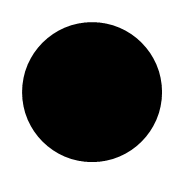
#> input picture 2x1 Basic Problem Images/2x1BasicProblem01/1.png, 184 x 184 px; the run also reads 1 picture not shown here
$ python Main_v2.py   (older library calls are emulated)
#> lines starting #> are read from the running program, lines starting #| are printed output that depends on the picture; after the words box and inside, x2 and y2 are one past the last pixel; in counts of white or black regions, pixels touching at a corner belong together
### Object.py
# -*- coding: utf-8 -*-
"""
Created on Wed Feb 14 17:14:02 2018

@author: Kathy
"""

#represents one object within matrix (i.e. X, Y, Z, etc.)
class Object:

    def __init__(self, name):
        self.name=name
        self.attributes={}

    def getName(self):
        return self.name

    def getAttributes(self):
        return self.attributes

### ImageDetector.py
# -*- coding: utf-8 -*-
"""
Created on Thu Mar  1 18:05:07 2018
@author: Kathy
"""
import cv2
import math
import numpy as np
from scipy.spatial import distance as dist
from collections import OrderedDict
from skimage.measure import structural_similarity as ssim

class ImageDetector:
    def __init__(self):
        # initialize the colors dictionary, containing the color
		# name as the key and the RGB tuple as the value
        colors = OrderedDict({
			"black": (0, 0, 0),
			"white": (255, 255, 255)})

		# allocate memory for the L*a*b* image, then initialize
		# the color names list
        self.lab = np.zeros((len(colors), 1, 3), dtype="uint8")
        self.colorNames = []

		# loop over the colors dictionary
        for (i, (name, rgb)) in enumerate(colors.items()):
			# update the L*a*b* array and the color names list
            self.lab[i] = rgb
            self.colorNames.append(name)

		# convert the L*a*b* array from the RGB color space
		# to L*a*b*
        self.lab = cv2.cvtColor(self.lab, cv2.COLOR_RGB2LAB)

    def detectShape(self, contour):
        shape = "unknown"
        perimeter = cv2.arcLength(contour, True)
        vertices = cv2.approxPolyDP(contour, 0.04*perimeter, True)
        #print("vertices = " + str(len(vertices)))
        # if the shape is a triangle, it will have 3 vertices
        if len(vertices) == 3:
            shape = "triangle"

		# if the shape has 4 vertices, it is either a square or a rectangle
        elif len(vertices) == 4:
			# compute the bounding box of the contour and use the bounding box to compute the aspect ratio
            (x, y, w, h) = cv2.boundingRect(vertices)
            ar = w / float(h)

			# a square will have an aspect ratio that is approximately equal to one, otherwise, the shape is a rectangle
            shape = "square" if ar >= 0.95 and ar <= 1.05 else "rectangle"

		# if the shape is a pentagon, it will have 5 vertices
#        elif len(vertices) == 5:
#            shape = "half-arrow"
#
#        elif len(vertices) == 7:
#            shape = "arrow"
		# otherwise, we assume the shape is a circle
        else:
            shape = "circle"

		# return the name of the shape
        return shape

    def detectFill(self, image, contour):

        # construct a mask for the contour, then compute the
		# average L*a*b* value for the masked region
        mask = np.zeros(image.shape[:2], dtype="uint8")
        cv2.drawContours(mask, [contour], -1, 255, -1)
        mask = cv2.erode(mask, None, iterations=2)
        mean = cv2.mean(image, mask=mask)[:3]
        #print("mean = " + str(mean))

		# initialize the minimum distance found thus far
        minDist = (np.inf, None)
        allDist=[]
		# loop over the known L*a*b* color values
        for (i, row) in enumerate(self.lab):
			# compute the distance between the current L*a*b*
			# color value and the mean of the image
            d = dist.euclidean(row[0], mean)
            #print("distance = " + str(d))
            allDist.append(d)

			# if the distance is smaller than the current distance,
			# then update the bookkeeping variable
            if d < minDist[0]:
                minDist = (d, i)

		# return the name of the color with the smallest distance
        difference = abs(allDist[1] - allDist[0])
        #print("difference" + str(difference))
        if(difference < 20):
            return "half-half"
        else:
            return self.colorNames[minDist[1]]

    def detectSize(self, contour, image):
        # [4 lines of commented-out code are left out]
        rotrect = cv2.minAreaRect(contour)
        #print("rot rect = " + str(rotrect))
        width,height = rotrect[1]
        # [7 lines of commented-out code are left out]
        x,y,w,h = cv2.boundingRect(contour)
        # [5 lines of commented-out code are left out]
        area = int(w*h)
        if(area > 43500):
            size="large"
        elif(area <= 43500 and area > 12000):
            size="medium"
        else:
            size="small"
# [18 lines of commented-out code are left out]
        return size

    # [18 lines left out: function detectRotation, not called in this run]
        #print("angle " + str(angle))

# the `cv2.minAreaRect` function returns values in the
# range [-90, 0); as the rectangle rotates clockwise the
# returned angle trends to 0 -- in this special case we
# need to add 90 degrees to the angle
#        if angle < -45:
#            angle = -(90 + angle)
#
## otherwise, just take the inverse of the angle to make
## it positive
#        else:
#            angle = -angle
#        #print("angle " + str(angle))
#        return int(angle)
        #print("final angle = " + str(angle))

    def mse(self, imageA, imageB):
    # the 'Mean Squared Error' between the two images is the
	# sum of the squared difference between the two images;
	# NOTE: the two images must have the same dimension
        err = np.sum((imageA.astype("float") - imageB.astype("float")) ** 2)
        err /= float(imageA.shape[0] * imageA.shape[1])

	# return the MSE, the lower the error, the more "similar"
	# the two images are
        return err


### Matrix.py
# -*- coding: utf-8 -*-
"""
Created on Wed Feb 14 17:13:30 2018

@author: Kathy
"""

#represents one matrix in problem (i.e. A, B, C, etc)
class Matrix:

    def __init__(self, name):
        self.name=name
        self.objects={}

    def getName(self):
        return self.name

    def getObjects(self):
        return self.objects

### Main_v2.py
import os
from Agent import Agent
from Problem import Problem
from Matrix import Matrix
from Object import Object
import numpy as np
import cv2
import imutils
from ImageDetector import ImageDetector
from skimage.measure import compare_ssim as ssim

def parseFile(self):
   matrices=[]
   for i, line in enumerate(self):
       line = line.rstrip()
       if i == 0:
           problemTitle = line
       elif i == 1:
           problemType = line
       elif i == 2:
           correctAnswer = line
   problem = Problem(problemTitle, problemType, correctAnswer, matrices)
   return problem

def processImage(self, filename):
#> called with filename = '1'
    print("file = " + str(filename))
    matrix = Matrix(filename)
    image = cv2.imread(self)
#> image is the input picture: shape (184, 184, 3); min 0, max 255, mean 139.2
    # load the image and resize it to a smaller factor so that
    # the shapes can be approximated better
    orig=image.copy()
    resized = imutils.resize(image, width=300)
    #print("image size = " + str(resized.size))
    ratio = image.shape[0] / float(resized.shape[0])
#> ratio = 0.613

    # convert the resized image to grayscale, blur it slightly,
    # and threshold it
    gray = cv2.cvtColor(resized, cv2.COLOR_BGR2GRAY)


    blurred = cv2.GaussianBlur(gray, (5, 5), 0)
    thresh = cv2.threshold(blurred, 60, 255, cv2.THRESH_BINARY_INV)[1]
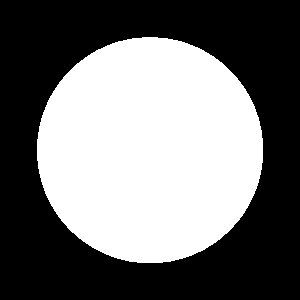
#> thresh: shape (300, 300); 44.7% white; 1 white region, box (x1, y1, x2, y2) and area: (37, 37, 263, 263) 40215
   # print("thresh size = " + str(thresh.size))
    edges = cv2.Canny(gray,50,150,apertureSize = 3)
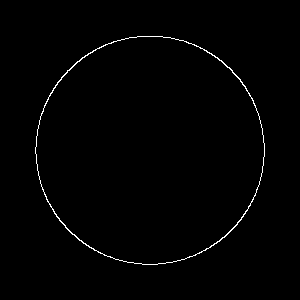
#> edges: shape (300, 300); 0.93% white in thin lines or dots, all inside (x1, y1, x2, y2) = (35, 36, 265, 265)
    # [6 lines of commented-out code are left out]
    external_contours = cv2.findContours(thresh.copy(), cv2.RETR_EXTERNAL,cv2.CHAIN_APPROX_SIMPLE)
#> external_contours = 1 contour; box (x1, y1, x2, y2) and area: (37, 37, 263, 263) 39895
    #print("hierarchy= " + str(hierarchy[0]))
    #print("contours first time =" + str(contours))
    external_contours = external_contours[0] if imutils.is_cv2() else external_contours[1]
    #print("contours first time =" + str(contours))
    _,contours,hierarchy=cv2.findContours(thresh.copy(), cv2.RETR_TREE,cv2.CHAIN_APPROX_SIMPLE)
#> contours has the same summary as external_contours
    #print("hierarchy= " + str(hierarchy[0]))
    hierarchy = hierarchy[0]
    #print("contours using second type = " + str(contour_test))
    #edges = cv2.Canny(gray,50,150,apertureSize = 3)
    contour_list=[]
    object_index=0
    for index, c in enumerate(external_contours):
        obj = Object(object_index)
        matrix.objects[object_index]= obj
        contour_list.append(c)
        for c_index, ct in enumerate(contours):
            ret = cv2.matchShapes(ct,c,1,0.0)
            if(ret == 0):
                child = hierarchy[c_index][2]
                parent = hierarchy[child][3]
                while True:
                    if(child != -1):
                        grand_child=hierarchy[child][2]
                        child_parent = hierarchy[child][3]
                        if(hierarchy[child][2] != -1 or parent == -1):
                            if(object_index in matrix.objects.keys()):
                                object_index+=1
                            obj = Object(object_index)
                            matrix.objects[object_index]= obj
                            contour_list.append(contours[grand_child])
                            matrix.objects[object_index].attributes.update({"inside" : str(child_parent)})
                            if(object_index in matrix.objects.keys()):
                                object_index+=1
                            child=hierarchy[grand_child][2]
                        else:
                            if(object_index in matrix.objects.keys()):
                                object_index+=1
                            break
                    else:
                        if(object_index in matrix.objects.keys()):
                            object_index+=1
                        break
#> this loop made 1 pass
#> after the loop, contour_list has the same summary as external_contours; matrix.objects = 1 item; object_index = 1


    #ret,thresh = cv2.threshold(grayscale, 127,255,0)
    detector = ImageDetector()
    object_index=0
    for index, c in enumerate(contour_list):
        #print("index " + str(index))
        shape= detector.detectShape(c)
        print("shape = " + str(shape))
# [17 lines of commented-out code are left out]


        if ("inside" in matrix.objects[index].attributes):
            existing = matrix.objects[index].attributes.get("inside")
            matrix.objects[index].attributes.clear()
        else:
            existing = None

        matrix.objects[index].attributes.update({"shape" : shape})
        fill_color = detector.detectFill(gray, c)
        if(fill_color == "black"):
            fill="yes"
            #index+=1
        elif(fill_color =="half-half"):
            fill="half-and-half"
        else:
            fill="no"
        matrix.objects[index].attributes.update({"fill" : fill})
        #print("fill = " + str(fill_color))
        size = detector.detectSize(c, image)
        matrix.objects[index].attributes.update({"size" : size})

        if(existing):
            #value = existing.get("inside")
            matrix.objects[index].attributes.update({"inside": existing})
#> this loop made 1 pass
#> (shape, perimeter in detectShape, mean in detectFill, difference in detectFill, fill_color, fill, rotrect in detectSize, width in detectSize) on pass 1: ('circle', 746.5, (0, 0, 0), 131.7, 'black', 'yes', ((149.5, 149.5), (225, 225), -90), 225)
#| shape = circle
#> pass 1, in detectFill, `mask = cv2.erode(mask, None, iterations=2)`:
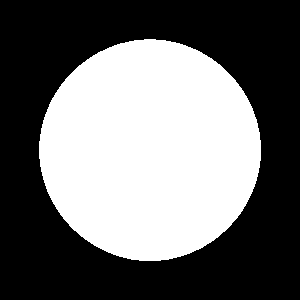
#> mask: shape (300, 300); 42.7% white; 1 white region, box (x1, y1, x2, y2) and area: (39, 39, 261, 261) 38423
        # [13 lines of commented-out code are left out]
    return matrix

def interImageTransformations(matrices, A_image, B_image):
    image_A = cv2.imread(A_image)
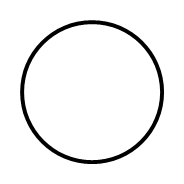
#> input picture 2x1 Basic Problem Images/2x1BasicProblem01/A.png, 184 x 184 px
#> image_A is the input picture: shape (184, 184, 3); min 0, max 255, mean 241.8
    image_B = cv2.imread(B_image)
    A_name = os.path.basename(A_image)
    B_name = os.path.basename(B_image)
    A_filename, A_extension = os.path.splitext(A_name)
    B_filename, B_extension = os.path.splitext(B_name)

    matrix_A=[x for x in matrices if x.getName() == A_filename][0]
    matrix_B=[x for x in matrices if x.getName() == B_filename][0]

    resized_A = imutils.resize(image_A, width=300)
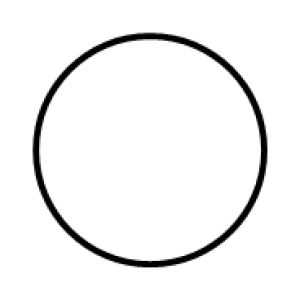
#> resized_A: shape (300, 300, 3); min 0, max 255, mean 241.8
    resized_B = imutils.resize(image_B, width=300)
    gray_A = cv2.cvtColor(resized_A, cv2.COLOR_BGR2GRAY)
    gray_B = cv2.cvtColor(resized_B, cv2.COLOR_BGR2GRAY)

    horizontal_img = cv2.flip( gray_A, 0 )
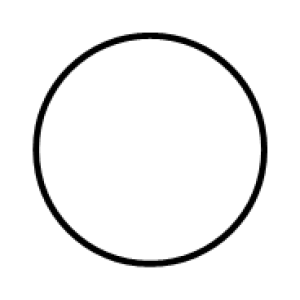
#> horizontal_img: shape (300, 300); min 0, max 255, mean 241.8
    vertical_img = cv2.flip( gray_A, 1 )
    detector = ImageDetector()
    horizontal_mse = detector.mse(horizontal_img, gray_B)
#> in mse, `err = np.sum((imageA.astype("float") - imageB.astype("float")) ** 2)`: err = 2.61e+09
#> in mse, `err /= float(imageA.shape[0] * imageA.shape[1])`: err = 28983.4
#> horizontal_mse = 28983.4
    #print("horizontal mse = " + str(B_filename) + " : " + str(horizontal_mse))
    if(horizontal_mse < 2000):
        for obj in matrix_B.objects.keys():
            matrix_B.objects[obj].attributes.update({"horizontal-flip" : "yes"})

    vertical_mse = detector.mse(vertical_img, gray_B)
#> vertical_mse = 28983.4
    #print("vertical mse = "+ str(B_filename) + " : " + str(vertical_mse))
    if(vertical_mse < 2000):
        for obj in matrix_B.objects.keys():
            matrix_B.objects[obj].attributes.update({"vertical-flip" : "yes"})

#    for angle in np.arange(0, 360, 15):
#        rotated = imutils.rotate(image, angle)

    return matrices

def main():
    sets=[]

    for file in os.listdir("2x1 Basic Problem Images"):
        matrices=[]
        print("******FILE******* = " + str(file))
        image_directory = "2x1 Basic Problem Images" + os.sep
        for f in os.listdir(image_directory + file):
             file_directory = image_directory + file + os.sep
             name, extension = os.path.splitext(f)
             if(extension == ".png"):
                 matrix = processImage(file_directory + f, name)
                 matrices.append(matrix)
             else:
                f = open(file_directory + f)
                problem = parseFile(f)
        matrices = interImageTransformations(matrices, file_directory + "A.png", file_directory + "B.png")
        matrices = interImageTransformations(matrices, file_directory + "C.png", file_directory + "1.png")
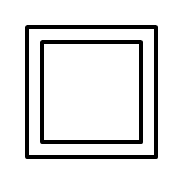
#> input picture 2x1 Basic Problem Images/2x1BasicProblem04/C.png, 184 x 184 px, found by its file name
#> in interImageTransformations, image_A is the input picture: shape (184, 184, 3); min 0, max 255, mean 227.5
        matrices = interImageTransformations(matrices, file_directory + "C.png", file_directory + "2.png")
        matrices = interImageTransformations(matrices, file_directory + "C.png", file_directory + "3.png")
        matrices = interImageTransformations(matrices, file_directory + "C.png", file_directory + "4.png")
        matrices = interImageTransformations(matrices, file_directory + "C.png", file_directory + "5.png")
        matrices = interImageTransformations(matrices, file_directory + "C.png", file_directory + "6.png")
        problem.setMatrices(matrices)
        sets.append(problem)
#
#    #initialize agent
    agent=Agent()

    for problem in sets:
        print("%s" % "--------------------")
        problem.setAgentAnswer(agent.solveProblem(problem))
        print("Agent's Answer : " + str(problem.getAgentAnswer()) + " \nCorrect Answer : " + str(problem.getCorrectAnswer()) +" \nResult : " + problem.checkAnswer())


if __name__ == "__main__":
#> (the run stopped early here; a loop or call above may not have finished)
